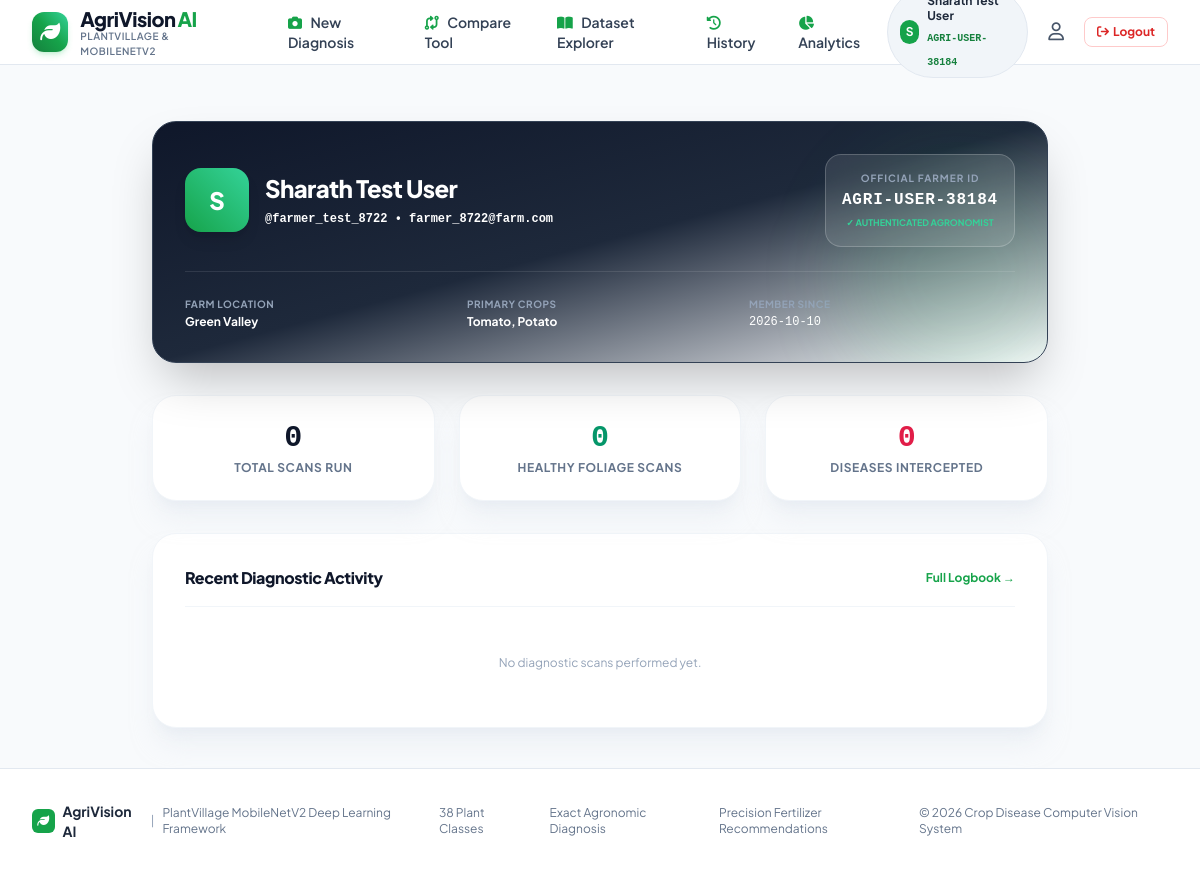
Screenshot of /profile (signed in) with the database file from the repository.
### tables this page shows
CREATE TABLE users (
            id INTEGER PRIMARY KEY AUTOINCREMENT,
            user_id TEXT UNIQUE NOT NULL,
            username TEXT UNIQUE NOT NULL,
            full_name TEXT NOT NULL,
            email TEXT UNIQUE NOT NULL,
            password_hash TEXT NOT NULL,
            farm_location TEXT DEFAULT 'Farm Estate',
            crop_interests TEXT DEFAULT 'Tomato, Potato, Corn, Apple',
            created_at TIMESTAMP DEFAULT CURRENT_TIMESTAMP
        );

### app.py (the view)
@app.route('/profile')
@login_required
def profile():
    user = get_user_by_id(session['user_id'])
    stats = get_analytics_summary(session['user_id'])
    recent_diagnoses = get_user_diagnoses(session['user_id'], limit=5)
    return render_template('profile.html', user=user, stats=stats, recent_diagnoses=recent_diagnoses)

### app.py (called while the page is built)
def login_required(f):
    @wraps(f)
    def decorated_function(*args, **kwargs):
        if 'user_id' not in session:
            flash("Please sign in to access this page.", "warning")
            return redirect(url_for('login', next=request.url))
        return f(*args, **kwargs)
    return decorated_function

@app.context_processor
def inject_user():
    return {
        'logged_in': 'user_id' in session,
        'current_user_id': session.get('user_id'),
        'current_username': session.get('username'),
        'current_full_name': session.get('full_name')
    }

### database.py (called while the page is built)
def get_db_connection():
    conn = sqlite3.connect(DB_PATH)
    conn.row_factory = sqlite3.Row
    return conn

def get_user_by_id(user_id):
    conn = get_db_connection()
    cursor = conn.cursor()
    cursor.execute("SELECT * FROM users WHERE user_id = ?", (user_id,))
    user = cursor.fetchone()
    conn.close()
    return dict(user) if user else None

def get_user_diagnoses(user_id, limit=50):
    conn = get_db_connection()
    cursor = conn.cursor()
    cursor.execute('''
        SELECT * FROM diagnoses
        WHERE user_id = ?
        ORDER BY created_at DESC
        LIMIT ?
    ''', (user_id, limit))
    rows = cursor.fetchall()
    conn.close()
    return [dict(r) for r in rows]

### templates/profile.html (shortened to what this page needs)
{% extends 'base.html' %}
{% block content %}
<div class="space-y-8 max-w-4xl mx-auto py-4">
    <div class="bg-gradient-to-br from-slate-900 via-slate-800 to-brand-950 rounded-3xl p-8 text-white shadow-2xl border border-slate-700 relative overflow-hidden">
        <div class="absolute -right-8 -bottom-8 w-60 h-60 bg-brand-500/10 rounded-full blur-2xl pointer-events-none"></div>
        <div class="relative z-10 flex flex-col sm:flex-row sm:items-center justify-between gap-6 pb-6 border-b border-white/10">
            <div class="flex items-center space-x-4">
                <div class="w-16 h-16 rounded-2xl bg-gradient-to-tr from-brand-600 to-emerald-400 text-white flex items-center justify-center text-2xl font-black shadow-lg">
                    {{ user.full_name[0] | upper }}
                </div>
                <div>
                    <h1 class="text-2xl font-extrabold tracking-tight text-white">{{ user.full_name }}</h1>
                    <span class="text-xs text-brand-400 font-mono font-semibold">@{{ user.username }} &bull; {{ user.email }}</span>
                </div>
            </div>
            <div class="bg-white/10 backdrop-blur-md border border-white/20 rounded-2xl p-4 text-center">
                <span class="text-[10px] font-bold text-slate-400 uppercase tracking-widest block">Official Farmer ID</span>
                <span class="text-base font-mono font-black text-brand-300 tracking-wider block mt-0.5">
                    {{ user.user_id }}
                </span>
                <span class="text-[9px] text-emerald-400 font-bold uppercase mt-1 block">&check; Authenticated Agronomist</span>
            </div>
        </div>
        <div class="grid grid-cols-1 sm:grid-cols-3 gap-4 pt-6 text-xs text-slate-300">
            <div>
                <span class="text-[10px] text-slate-400 uppercase tracking-wider block font-bold">Farm Location</span>
                <span class="font-bold text-white mt-0.5 block">{{ user.farm_location }}</span>
            </div>
            <div>
                <span class="text-[10px] text-slate-400 uppercase tracking-wider block font-bold">Primary Crops</span>
                <span class="font-bold text-white mt-0.5 block">{{ user.crop_interests }}</span>
            </div>
            <div>
                <span class="text-[10px] text-slate-400 uppercase tracking-wider block font-bold">Member Since</span>
                <span class="font-mono text-white mt-0.5 block">{{ user.created_at[:10] }}</span>
            </div>
        </div>
    </div>
    <div class="grid grid-cols-1 sm:grid-cols-3 gap-6">
        <div class="bg-white rounded-3xl p-6 shadow-xl shadow-slate-200/50 border border-slate-100 text-center">
            <span class="text-3xl font-black text-slate-900 block font-mono">{{ stats.total_scans }}</span>
            <span class="text-xs font-bold text-slate-500 uppercase tracking-wider mt-1 block">Total Scans Run</span>
        </div>
        <div class="bg-white rounded-3xl p-6 shadow-xl shadow-slate-200/50 border border-slate-100 text-center">
            <span class="text-3xl font-black text-emerald-600 block font-mono">{{ stats.healthy_count }}</span>
            <span class="text-xs font-bold text-slate-500 uppercase tracking-wider mt-1 block">Healthy Foliage Scans</span>
        </div>
        <div class="bg-white rounded-3xl p-6 shadow-xl shadow-slate-200/50 border border-slate-100 text-center">
            <span class="text-3xl font-black text-rose-600 block font-mono">{{ stats.infected_count }}</span>
            <span class="text-xs font-bold text-slate-500 uppercase tracking-wider mt-1 block">Diseases Intercepted</span>
        </div>
    </div>
    <div class="bg-white rounded-3xl p-6 sm:p-8 shadow-xl shadow-slate-200/50 border border-slate-100">
        <div class="flex items-center justify-between mb-6 pb-4 border-b border-slate-100">
            <h2 class="text-base font-extrabold text-slate-900 tracking-tight">Recent Diagnostic Activity</h2>
            <a href="{{ url_for('history') }}" class="text-xs font-bold text-brand-600 hover:underline">
                Full Logbook &rarr;
            </a>
        </div>
        {% if recent_diagnoses %}
        <div class="space-y-3">
            {% for d in recent_diagnoses %}
            <div class="flex items-center justify-between p-3.5 bg-slate-50 rounded-2xl border border-slate-100 hover:bg-slate-100/70 transition">
                <div class="flex items-center space-x-3">
                    <img src="{{ url_for('static', filename='uploads/' + d.image_filename) }}" alt="leaf" class="w-10 h-10 object-cover rounded-xl border border-slate-200">
                    <div>
                        <span class="text-xs font-bold text-slate-900 block">{{ d.crop_name }} &mdash; {{ d.condition_name }}</span>
                        <span class="text-[10px] text-slate-400 font-mono">{{ d.created_at[:16] }}</span>
                    </div>
                </div>
                <div class="flex items-center space-x-3">
                    <span class="text-xs font-mono font-bold text-brand-700">{{ d.confidence }}% conf</span>
                    <a href="{{ url_for('view_diagnosis', diag_id=d.id) }}" class="text-xs font-bold text-brand-600 hover:underline">
                        View
                    </a>
                </div>
            </div>
            {% endfor %}
        </div>
        {% else %}
        <p class="text-xs text-slate-400 text-center py-6">No diagnostic scans performed yet.</p>
        {% endif %}
    </div>
</div>
{% endblock %}

### templates/base.html (shortened to what this page needs)
<!DOCTYPE html>
<html lang="en">
<head>
    <script src="https://cdn.tailwindcss.com"></script>
    <link rel="stylesheet" href="https://cdnjs.cloudflare.com/ajax/libs/font-awesome/6.5.1/css/all.min.css">
    <link rel="stylesheet" href="{{ url_for('static', filename='css/custom.css') }}">
</head>
<body class="bg-slate-50 text-slate-800 font-['Plus_Jakarta_Sans'] min-h-screen flex flex-col antialiased selection:bg-brand-500 selection:text-white">
    <nav class="bg-white/95 backdrop-blur-md border-b border-slate-200 sticky top-0 z-50 transition-all duration-200">
        <div class="max-w-7xl mx-auto px-4 sm:px-6 lg:px-8">
            <div class="flex justify-between h-16">
                <div class="flex items-center space-x-3">
                    <a href="{{ url_for('dashboard') if logged_in else url_for('login') }}" class="flex items-center space-x-3 group">
                        <div class="w-10 h-10 rounded-xl bg-gradient-to-tr from-brand-700 via-brand-600 to-emerald-400 flex items-center justify-center text-white shadow-md shadow-brand-500/20 group-hover:scale-105 transition-transform duration-200">
                            <i class="fa-solid fa-leaf text-xl"></i>
                        </div>
                        <div>
                            <span class="text-xl font-extrabold text-slate-900 tracking-tight flex items-center">
                                AgriVision<span class="text-brand-600 ml-0.5">AI</span>
                            </span>
                            <span class="text-[10px] text-slate-500 tracking-wider font-semibold block -mt-1 uppercase">PlantVillage & MobileNetV2</span>
                        </div>
                    </a>
                    {% if logged_in %}
                    <div class="hidden md:flex items-center space-x-1 pl-8">
                        <a href="{{ url_for('dashboard') }}" class="px-3 py-2 rounded-lg text-sm font-semibold text-slate-700 hover:text-brand-700 hover:bg-brand-50 transition">
                            <i class="fa-solid fa-camera mr-1.5 text-brand-600"></i> New Diagnosis
                        </a>
                        <a href="{{ url_for('compare') }}" class="px-3 py-2 rounded-lg text-sm font-semibold text-slate-700 hover:text-brand-700 hover:bg-brand-50 transition">
                            <i class="fa-solid fa-code-compare mr-1.5 text-brand-600"></i> Compare Tool
                        </a>
                        <a href="{{ url_for('library') }}" class="px-3 py-2 rounded-lg text-sm font-semibold text-slate-700 hover:text-brand-700 hover:bg-brand-50 transition">
                            <i class="fa-solid fa-book-open mr-1.5 text-brand-600"></i> Dataset Explorer
                        </a>
                        <a href="{{ url_for('history') }}" class="px-3 py-2 rounded-lg text-sm font-semibold text-slate-700 hover:text-brand-700 hover:bg-brand-50 transition">
                            <i class="fa-solid fa-clock-rotate-left mr-1.5 text-brand-600"></i> History
                        </a>
                        <a href="{{ url_for('analytics') }}" class="px-3 py-2 rounded-lg text-sm font-semibold text-slate-700 hover:text-brand-700 hover:bg-brand-50 transition">
                            <i class="fa-solid fa-chart-pie mr-1.5 text-brand-600"></i> Analytics
                        </a>
                    </div>
                    {% endif %}
                </div>
                <div class="flex items-center space-x-3">
                    {% if logged_in %}
                    <div class="hidden sm:flex items-center bg-slate-100 rounded-full px-3 py-1.5 border border-slate-200">
                        <div class="w-6 h-6 rounded-full bg-brand-600 text-white flex items-center justify-center text-xs font-bold mr-2">
                            {{ current_full_name[0] | upper }}
                        </div>
                        <div class="text-left mr-2">
                            <span class="text-xs font-bold text-slate-800 block leading-tight">{{ current_full_name }}</span>
                            <span class="text-[10px] font-mono text-brand-700 font-semibold">{{ current_user_id }}</span>
                        </div>
                    </div>
                    <a href="{{ url_for('profile') }}" class="p-2 text-slate-600 hover:text-brand-700 hover:bg-slate-100 rounded-lg transition" title="User Profile">
                        <i class="fa-regular fa-user text-lg"></i>
                    </a>
                    <a href="{{ url_for('logout') }}" class="px-3 py-1.5 text-xs font-bold text-red-600 hover:text-white hover:bg-red-600 border border-red-200 hover:border-red-600 rounded-lg transition flex items-center space-x-1">
                        <i class="fa-solid fa-arrow-right-from-bracket"></i>
                        <span>Logout</span>
                    </a>
                    {% endif %}
                </div>
            </div>
        </div>
    </nav>
    <main class="flex-grow max-w-7xl mx-auto px-4 sm:px-6 lg:px-8 py-6 w-full">
        {% block content %}{% endblock %}
    </main>
    <footer class="bg-white border-t border-slate-200 mt-auto py-8 text-slate-500 text-xs">
        <div class="max-w-7xl mx-auto px-4 sm:px-6 lg:px-8 flex flex-col md:flex-row justify-between items-center space-y-4 md:space-y-0">
            <div class="flex items-center space-x-2">
                <div class="w-6 h-6 rounded-md bg-brand-600 text-white flex items-center justify-center text-xs">
                    <i class="fa-solid fa-leaf"></i>
                </div>
                <span class="font-bold text-slate-800 text-sm">AgriVision AI</span>
                <span class="text-slate-400">|</span>
                <span>PlantVillage MobileNetV2 Deep Learning Framework</span>
            </div>
            <div class="flex items-center space-x-6">
                <span>38 Plant Classes</span>
                <span>Exact Agronomic Diagnosis</span>
                <span>Precision Fertilizer Recommendations</span>
            </div>
            <div>
                <span>&copy; 2026 Crop Disease Computer Vision System</span>
            </div>
        </div>
    </footer>
</body>
</html>

### static/css/custom.css (style rules this page uses)
* { transition-property: color, background-color, border-color, text-decoration-color, fill, stroke; transition-timing-function: cubic-bezier(0.4, 0, 0.2, 1); transition-duration: 150ms; }

### rows the page displays
users: user "AGRI-USER-38184", full_name "S", full_name "Sharath Test User", username "farmer_test_8722", email "farmer_8722@farm.com", user_id "AGRI-USER-38184", farm_location "Green Valley", crop_interests "Tomato, Potato", created_at "2026-10-10"

### other values shown
{{ current_full_name[0] | upper }} "S"
{{ stats.total_scans }} "0"
{{ stats.healthy_count }} "0"
{{ stats.infected_count }} "0"
